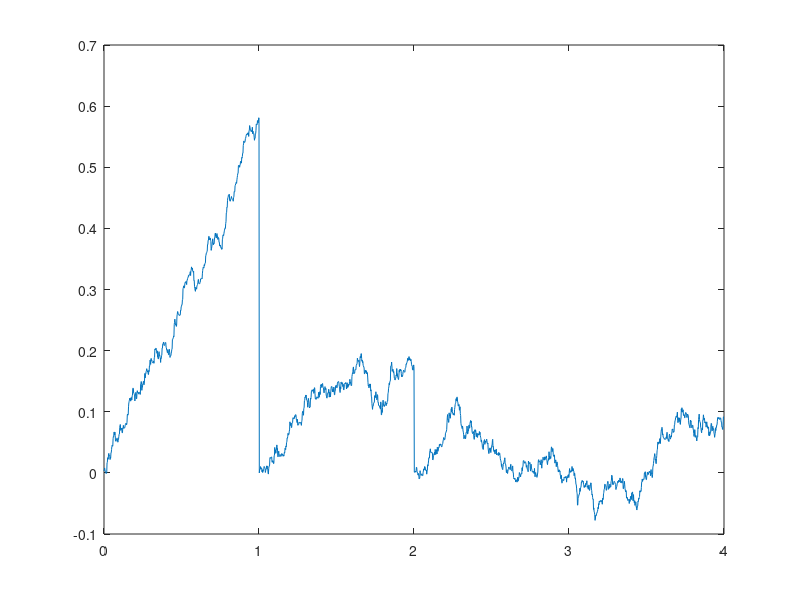

The MATLAB script that drew this image:
T=1;
delta=1/512;
t=(0:delta:T);
t=t(1:(1/delta));
f_max=125;
f_min=100;
up=cos((2*pi*t).*((((f_max-f_min)/T)*t)+f_min));
dow=cos((2*pi*t).*((((f_min-f_max)/T)*t)+f_max));
%plot(t,up)
b=randi([0 1],1,4);
for i=1:1:4
if(b(i)==0)
    b(i)=-1;
end
end
c=upsample(b,(uint32(T/delta)));
%plot(c)
signal=0;
for i=1:4*(T/delta)
    if(c(i)==1)
        signal=[signal up];
        
    else 
        if(c(i)==-1)
            signal=[signal dow];
    else
            continue
        end
    end
end
signal=signal(2:4*(T/delta)+1);
t_1=(0:delta:4*T);
t_1=t_1(1:4*(T/delta));
%plot(t_1,signal)
up_signal=[up up up up];
%plot(t_1,up_signal)
out=signal.*up_signal;
%plot(t_1,out)
new_out=out*delta;
demod=0;
new_out=[new_out 0];
k=T/delta;
%new_out=new_out(1:2048);
demod=cumsum(new_out(1:k+1));
demod=[demod cumsum(new_out(k+2:2*k+1))];
demod=[demod cumsum(new_out(2*k+2:3*k+1))];
demod=[demod cumsum(new_out(3*k+2:4*k+1))];
%plot(demod)
%demod=demod(2:2049);
t_1=[t_1 4*T];
%plot(t_1,demod)
%threshold=((0.5)+(0.05))/2
%plot(demod)
%for n=1:4
 %   if(demod((n*k)+1)>0.2750)
  %      d(n)=1;
   % else
    %    d(n)=0;
    %end
%end

%with the noise
Ps=(norm(demod)^2)/length(demod);
E_by_N=2;
SNR=10*log10(10/(E_by_N));
Pn=Ps/SNR;
noise=wgn(1,2048,0.001);
out_noise=noise.*up_signal;
out_noise=[out_noise 0];
demod_noise=cumsum(out_noise(1:k+1));
demod_noise=[demod_noise cumsum(out_noise(k+2:2*k+1))];
demod_noise=[demod_noise cumsum(out_noise(2*k+2:3*k+1))];
demod_noise=[demod_noise cumsum(out_noise(3*k+2:4*k+1))];
P=(norm(demod_noise)^2)/length(demod_noise)
fin_noise=(demod_noise)*(sqrt(Pn)/sqrt(P));
%fin_noise/100;
%plot(fin_noise)
f_output=demod+fin_noise;
plot(t_1,f_output);
for n=1:4
    if(f_output((n*k)+1)>0.2750)
        d(n)=1;
    else
        d(n)=0;
    end
end





  